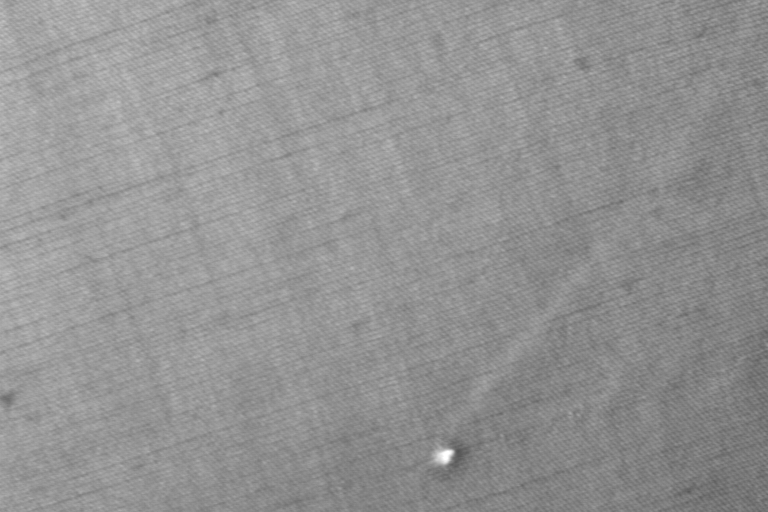
#> input picture class/DA & ML 07/dataset/c1r1e1n12.tif, 768 x 512 px; its folder holds only this picture in this run
$ python 14.py
#> lines starting #> are read from the running program, lines starting #| are printed output that depends on the picture
import os
import cv2 as cv
import numpy as np
from matplotlib import pyplot as plt

path = os.getcwd() + "/dataset/"
file_list = []

for file in os.listdir(path):
    file_list.append(path + file)

for file in file_list:
    img = cv.imread(file, 0)
#> img is the input picture: shape (512, 768); min 82, max 255, mean 146.9


    plt.subplot(1, 2, 1)
    plt.title("Image")
    plt.imshow(img, cmap="gray")

    # pre processing
    blur = cv.medianBlur(img, 5)
    dst = cv.equalizeHist(img)
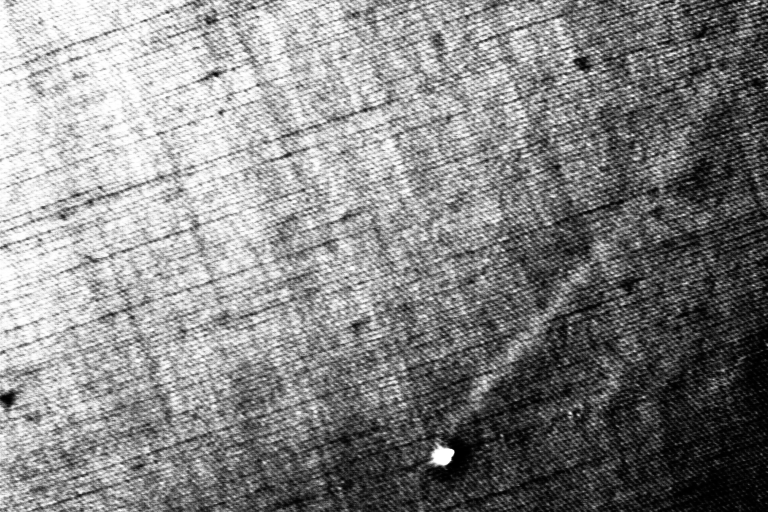
#> dst: shape (512, 768); min 0, max 255, mean 132.7

    plt.subplot(1, 2, 2)
    plt.title("Equalized")
    plt.imshow(blur, cmap="gray")
    plt.show()
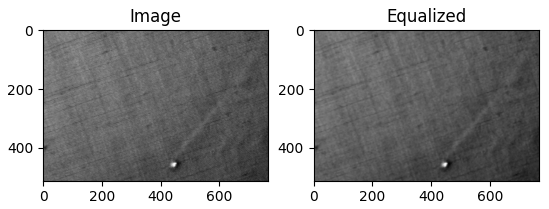
#> figure drawn by matplotlib, 2 panels

$ run again, on class/DA & ML 07/dataset/c2r2e2n30.tif
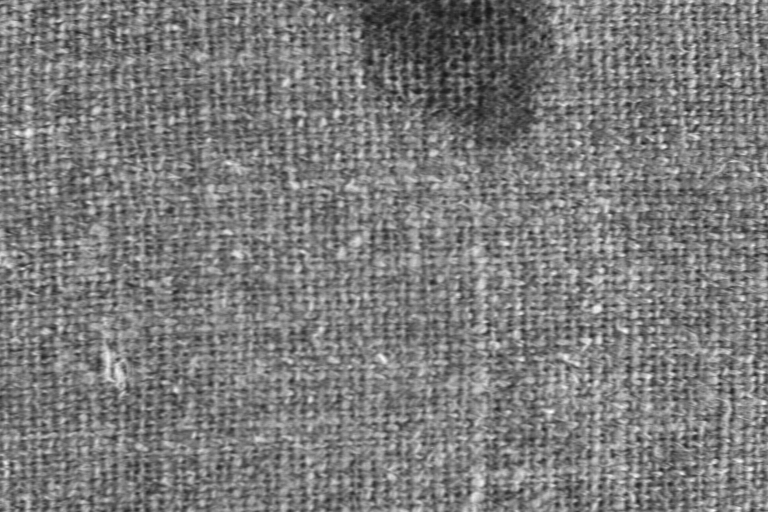
#> input picture class/DA & ML 07/dataset/c2r2e2n30.tif, 768 x 512 px
#> img is the input picture: shape (512, 768); min 19, max 255, mean 123.2
#> `dst = cv.equalizeHist(img)`:
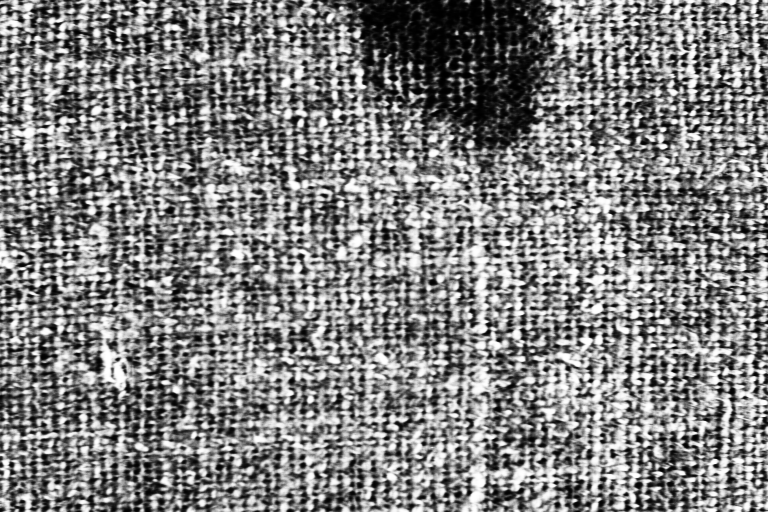
#> dst: shape (512, 768); min 0, max 255, mean 129.3
#> `plt.show()`:
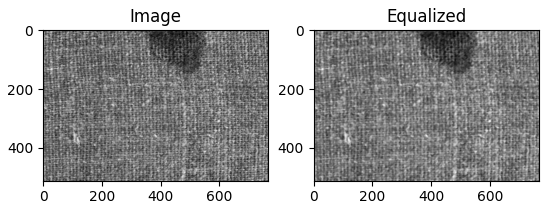
#> figure drawn by matplotlib, 2 panels

$ run again, on class/DA & ML 07/dataset/c2r3e1n22.tif
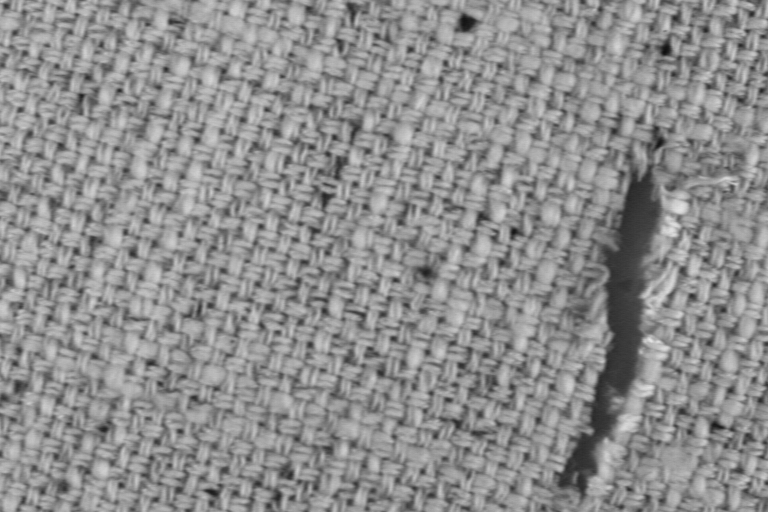
#> input picture class/DA & ML 07/dataset/c2r3e1n22.tif, 768 x 512 px
#> img is the input picture: shape (512, 768); min 16, max 230, mean 143.2
#> `dst = cv.equalizeHist(img)`:
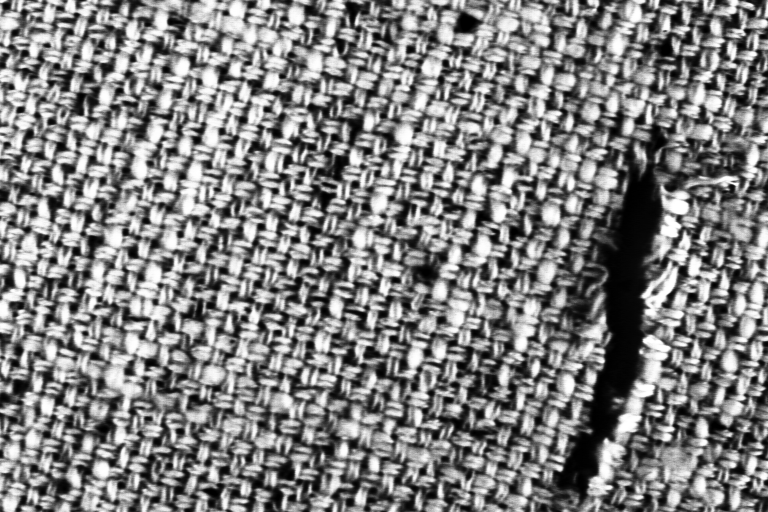
#> dst: shape (512, 768); min 0, max 255, mean 130.1
#> `plt.show()`:
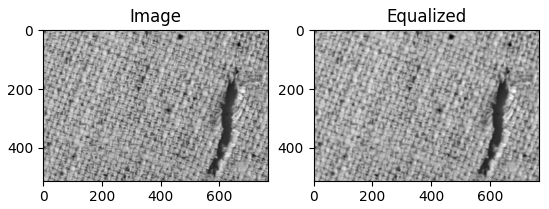
#> figure drawn by matplotlib, 2 panels

$ run again, on class/DA & ML 07/dataset/c2r3e2n23.tif
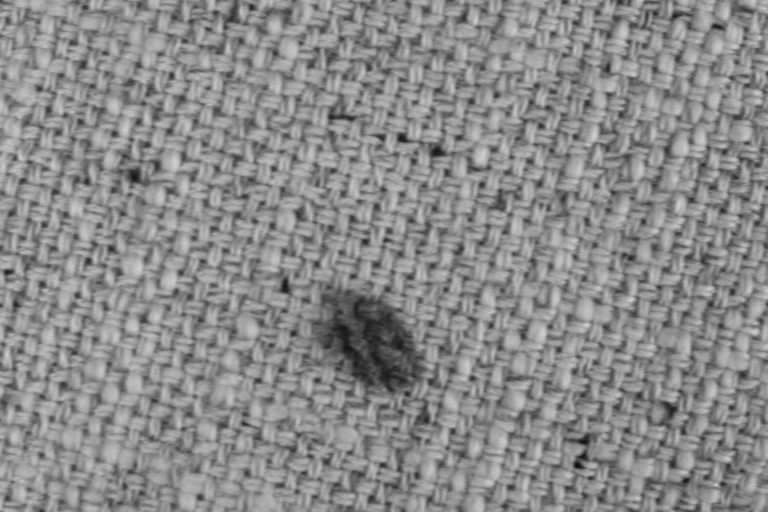
#> input picture class/DA & ML 07/dataset/c2r3e2n23.tif, 768 x 512 px
#> img is the input picture: shape (512, 768); min 14, max 208, mean 138.8
#> `dst = cv.equalizeHist(img)`:
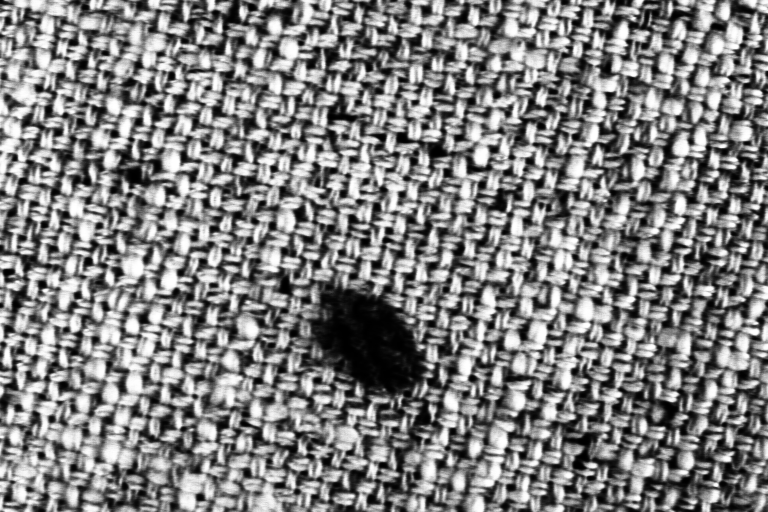
#> dst: shape (512, 768); min 0, max 255, mean 130.1
#> `plt.show()`:
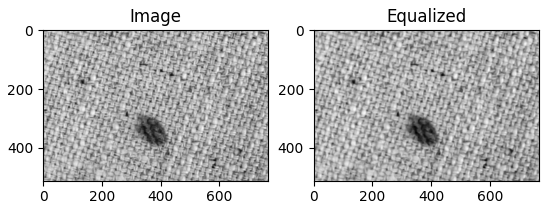
#> figure drawn by matplotlib, 2 panels

$ run again, on class/DA & ML 07/dataset/c1r1e1n30.tif
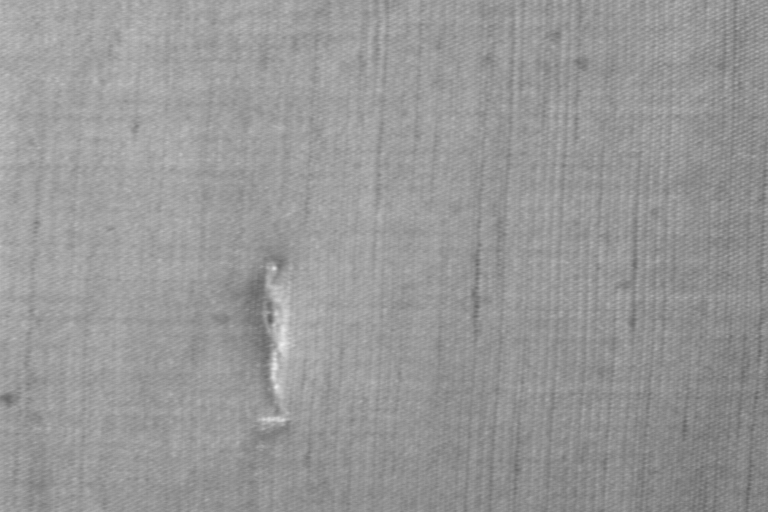
#> input picture class/DA & ML 07/dataset/c1r1e1n30.tif, 768 x 512 px
#> img is the input picture: shape (512, 768); min 95, max 238, mean 151.7
#> `dst = cv.equalizeHist(img)`:
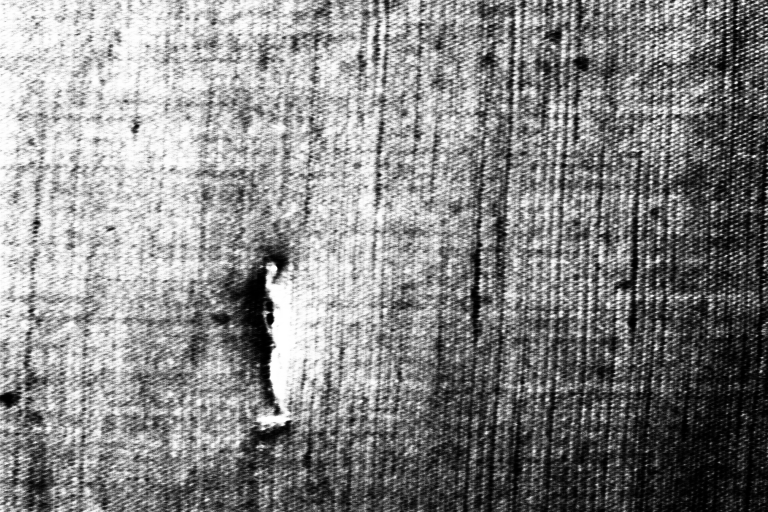
#> dst: shape (512, 768); min 0, max 255, mean 133.7
#> `plt.show()`:
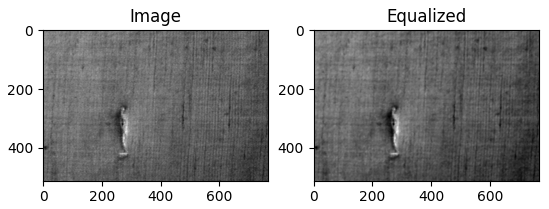
#> figure drawn by matplotlib, 2 panels
